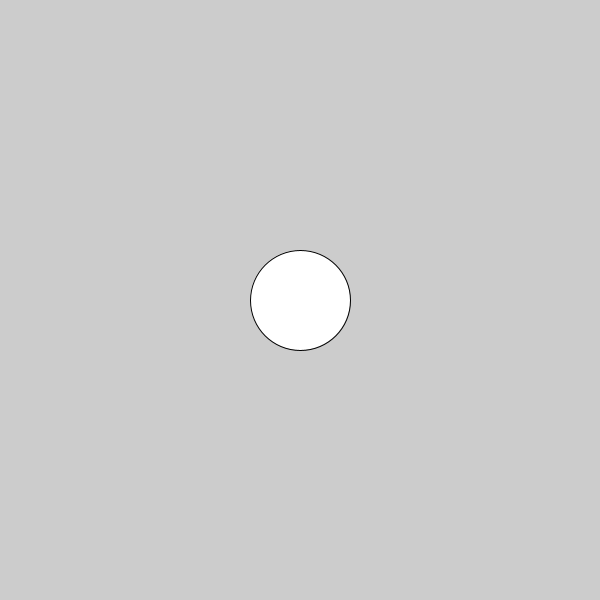
Frame 1 (no input)
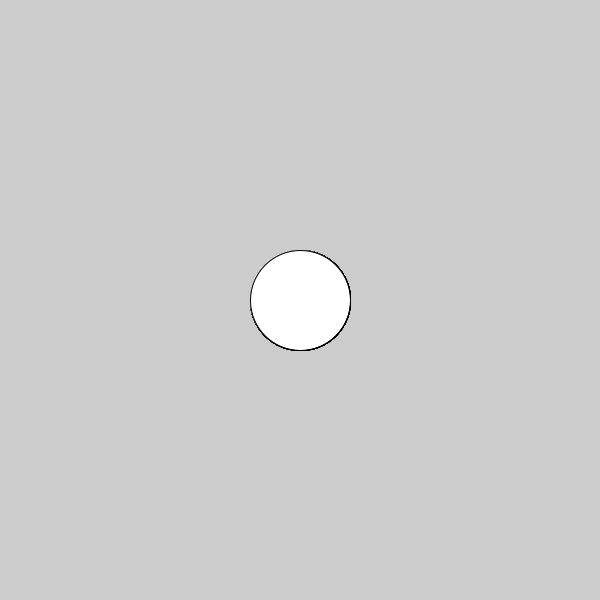
Frame 60 (the mouse pressed at the canvas centre just before this capture)
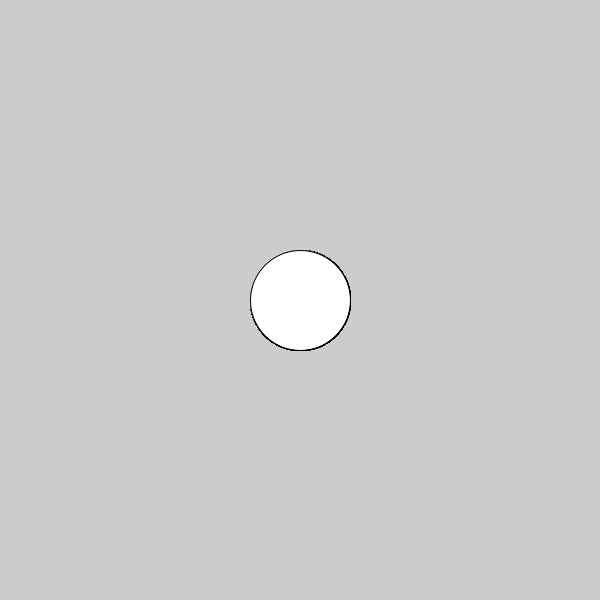
Frame 120 (the mouse held since frame 60 and released just before this capture)

The Processing sketch that drew these frames (run headless with seeded random() and noise(); from frame 60 on, the mouse is pressed at the canvas centre):

// Processing sketch: funciones01
// ── funciones01.pde
//Funcion 01

void setup() {
  //tamaño del sketch
  size(600,600);
}

void draw() {
  //llamada y valores que seran utilizados por la funcion
	/*nota: el tipo de valor que va a ser utilizado en la funcion, tiene que
  ser similar al que esta especificado cuando se declara la funcion*/
  particula(300,300);
}

//funcion con los valores (tipo de variable + nombre de la variable)
void particula(int xPos, int yPos) {
  
  //instruccion que se ejecuta dentro de la funcion en conjuncion con los valores
  ellipse(xPos, yPos,100,100);
  
}

//Live version - https://www.openprocessing.org/sketch/654400
